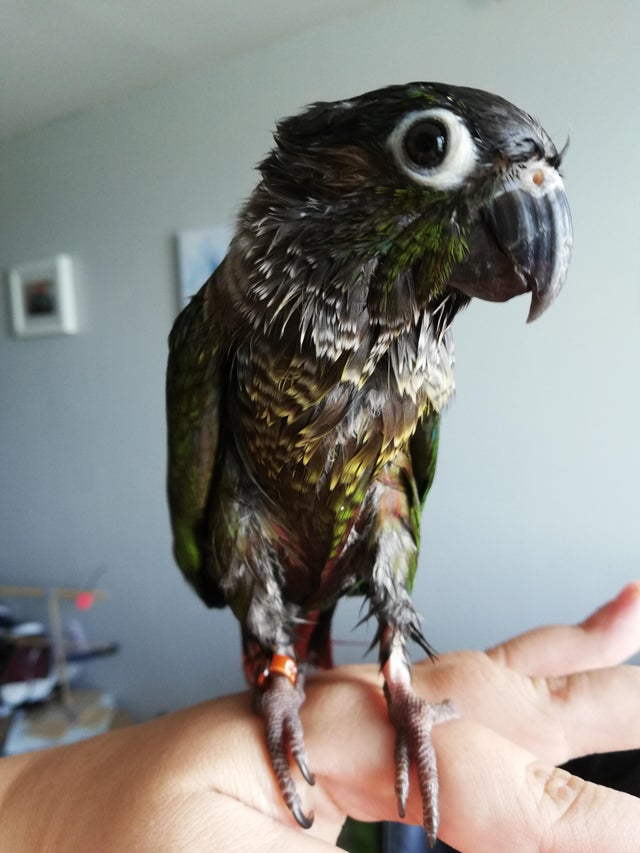
%> input picture Statistical Method/Pictures/5.jpg, 640 x 853 px
$ octave IMG5.m   (GNU Octave 9; MATLAB toolbox functions it lacks are replaced by stand-ins)
%> lines starting %> are read from the running program, lines starting %| are printed output that depends on the picture
 a=imread('Pictures/5.jpg')
%> a is the input picture: size 853x640x3 uint8; mean R, G, B 137.2, 136.7, 132.4
[n1  n2  n3] = size(a)
%> n1 = 853; n2 = 640; n3 = 3
n1*n2*n3
%> ans = 1637760
tic
meanr=mean(mean(a(:,:,1)));
%> meanr = 137.2
meang=mean(mean(a(:,:,2)));
%> meang = 136.7
meanb=mean(mean(a(:,:,3)));
%> meanb = 132.4
stdr=std(std(double(a(:,:,1))));
%> stdr = 20.12
stdg=std(std(double(a(:,:,2))));
%> stdg = 18.62
stdb=std(std(double(a(:,:,3))));
%> stdb = 17.02
toc
features(1,1)=meanr;
features(2,1)=meang;
features(3,1)=meanb;
features(4,1)=stdr;
features(5,1)=stdg;
features(6,1)=stdb;
features
%> features = [137.2; 136.7; 132.4; 20.12; 18.62; 17.02]


subplot(2,2,1)
imshow(a)
title 'colorimage'
subplot(2,2,2)
imhist(a(:,:,1))
title 'red histogram'
subplot(2,2,3)
imhist(a(:,:,2))
title 'green histogram'
subplot(2,2,4)
imhist(a(:,:,3))
title 'blue histogram'
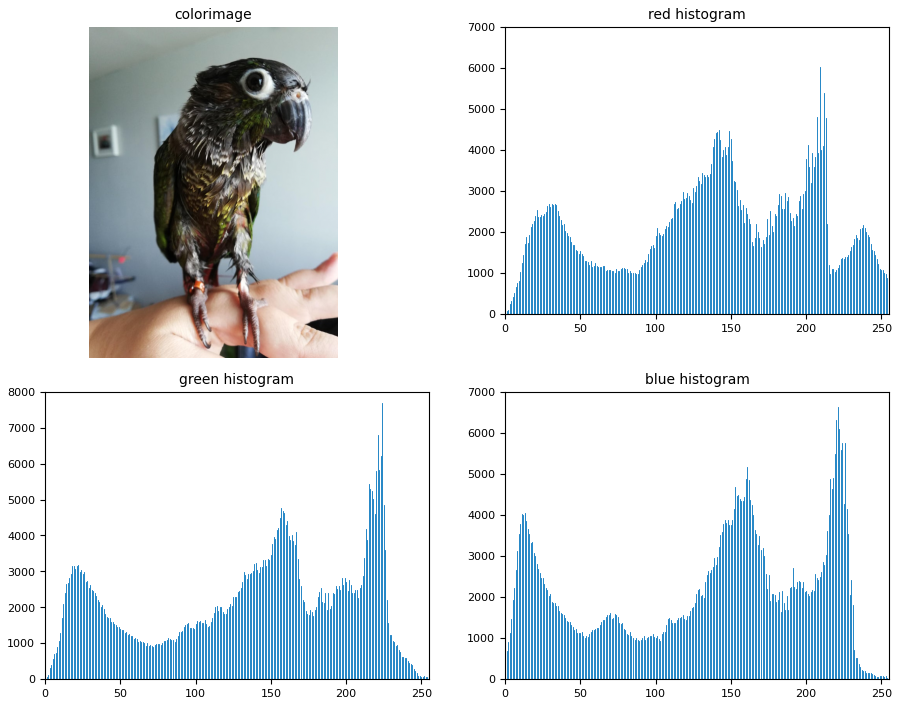
%> figure redrawn from the program's plot data, 4 panels

$ run again, with Statistical Method/Pictures/1.jpg copied over Statistical Method/Pictures/5.jpg
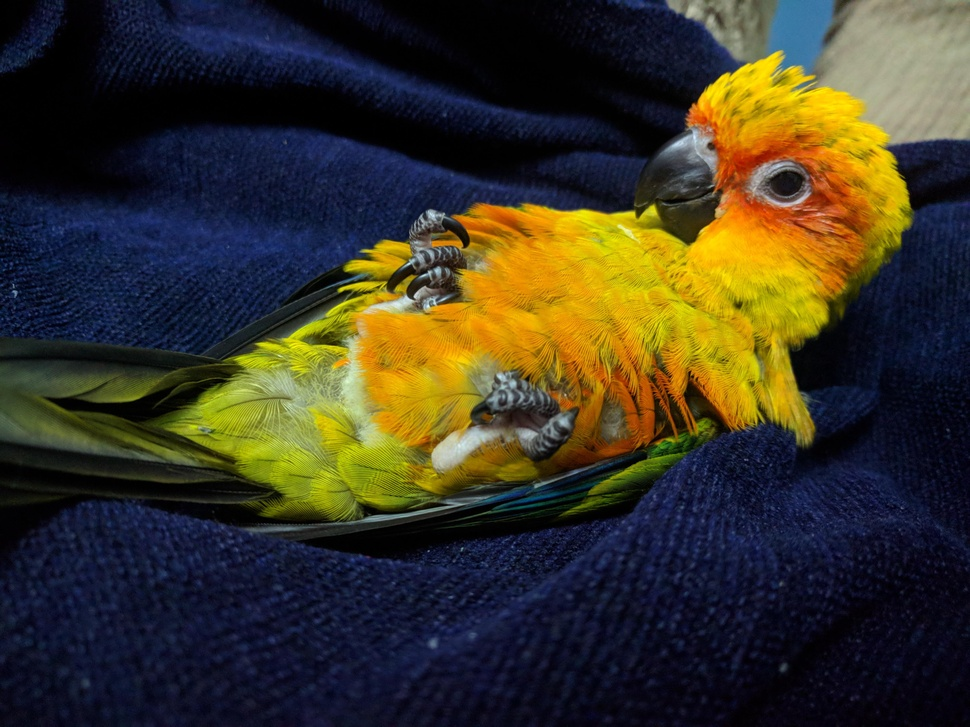
%> input picture Statistical Method/Pictures/1.jpg, 970 x 727 px, shrunk from 4032 x 3024 before the run
%> a is the input picture: size 727x970x3 uint8; mean R, G, B 58.3, 53.5, 38.3
%> meanr = 58.29
%> meang = 53.45
%> meanb = 38.33
%> stdr = 26.36
%> stdg = 17.35
%> stdb = 7.73
%> features = [58.29; 53.45; 38.33; 26.36; 17.35; 7.73]
%> `title 'blue histogram'`:
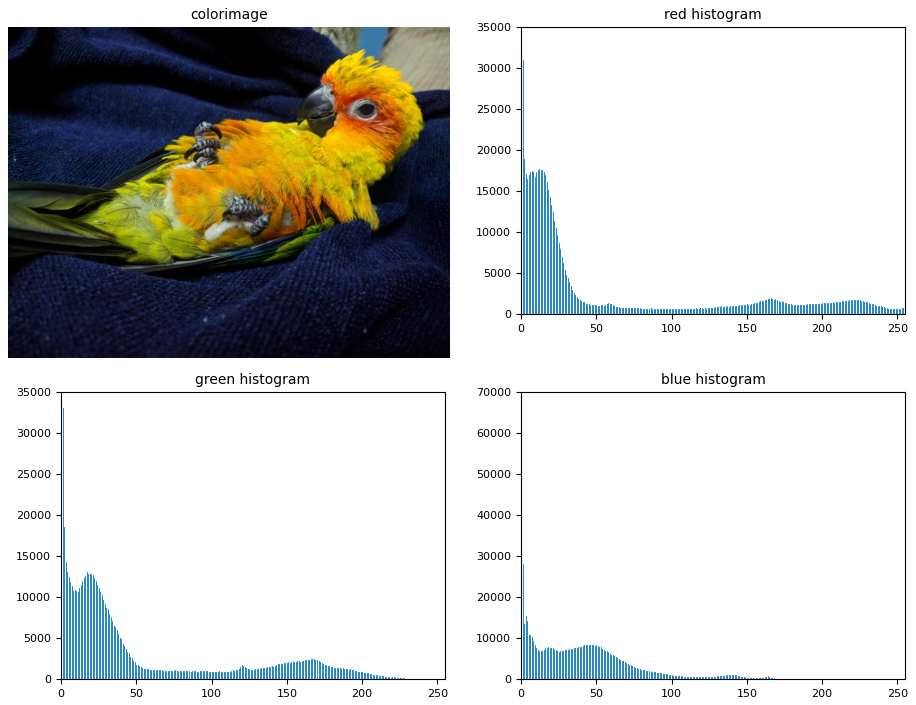
%> figure redrawn from the program's plot data, 4 panels

$ run again, with Statistical Method/Pictures/10.jpg copied over Statistical Method/Pictures/5.jpg
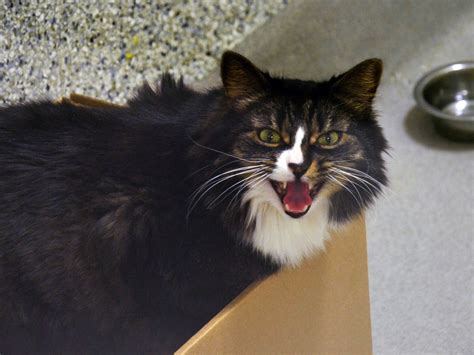
%> input picture Statistical Method/Pictures/10.jpg, 474 x 355 px
%> a is the input picture: size 355x474x3 uint8; mean R, G, B 99.9, 93.6, 88.2
%> meanr = 99.86
%> meang = 93.61
%> meanb = 88.18
%> stdr = 8.07
%> stdg = 7.65
%> stdb = 7.62
%> features = [99.86; 93.61; 88.18; 8.07; 7.65; 7.62]
%> `title 'blue histogram'`:
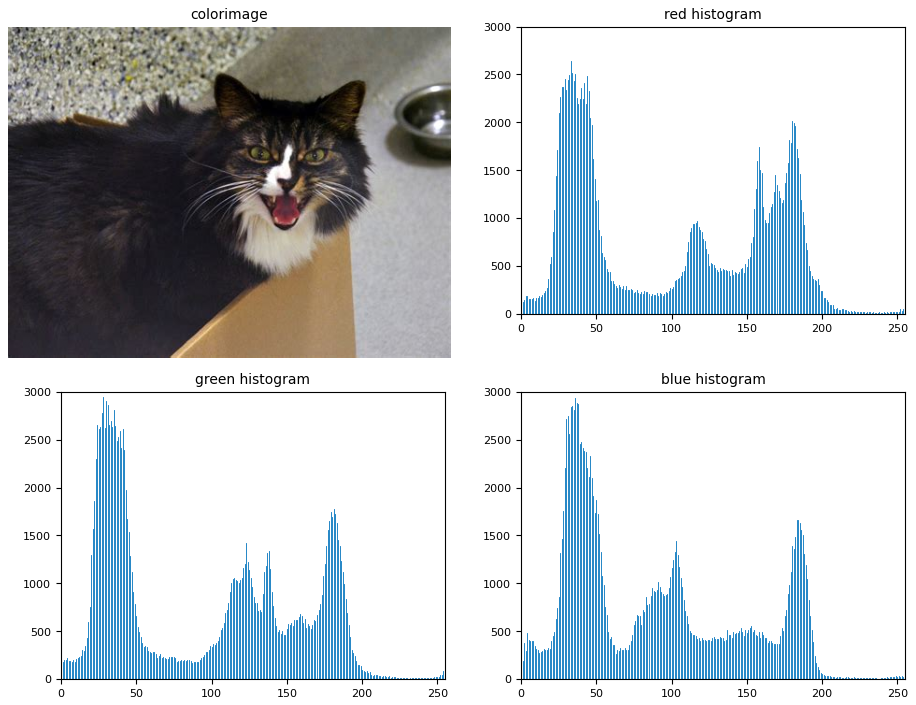
%> figure redrawn from the program's plot data, 4 panels

$ run again, with Statistical Method/Pictures/2.jpg copied over Statistical Method/Pictures/5.jpg
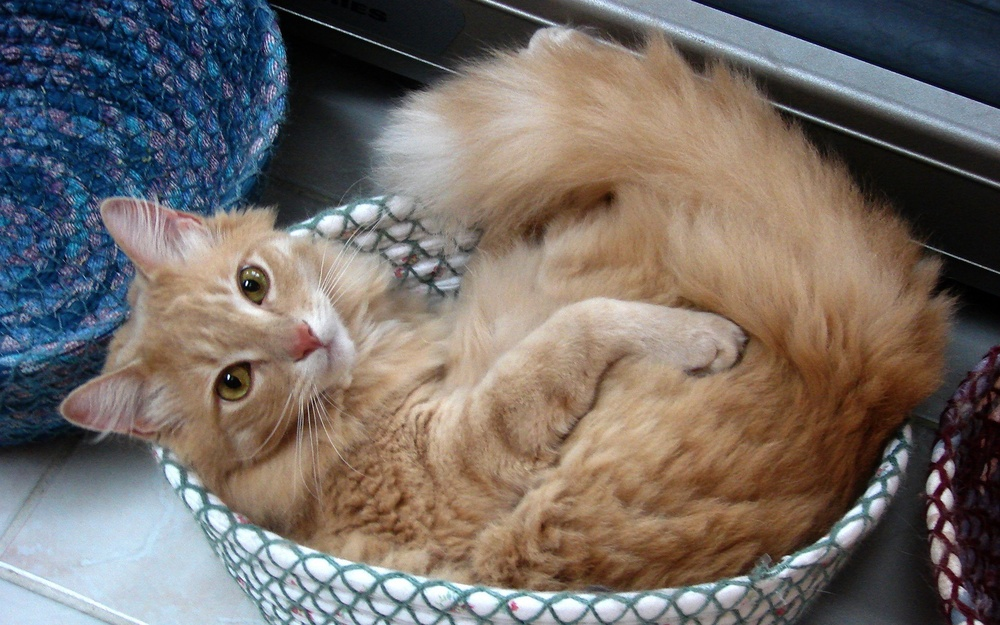
%> input picture Statistical Method/Pictures/2.jpg, 1000 x 625 px, shrunk from 1920 x 1200 before the run
%> a is the input picture: size 625x1000x3 uint8; mean R, G, B 116.3, 108.2, 103.2
%> meanr = 116.3
%> meang = 108.2
%> meanb = 103.2
%> stdr = 13.38
%> stdg = 10.78
%> stdb = 8.69
%> features = [116.3; 108.2; 103.2; 13.38; 10.78; 8.69]
%> `title 'blue histogram'`:
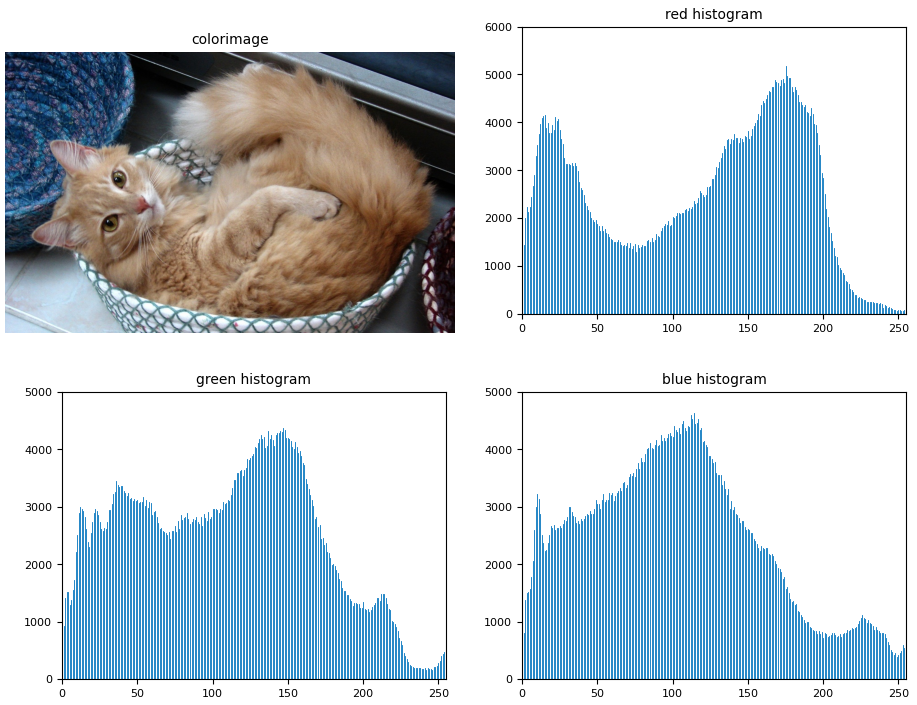
%> figure redrawn from the program's plot data, 4 panels
